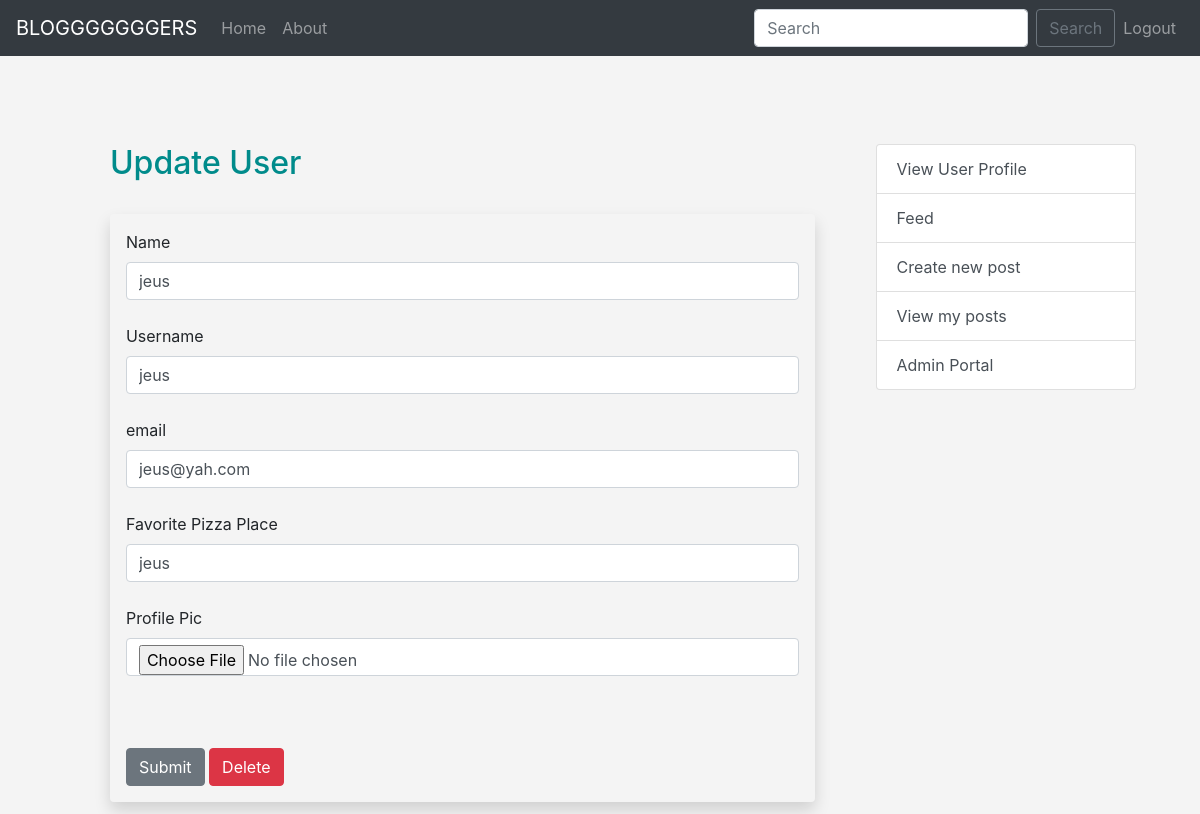
/users/update/10 (signed in), run on the app's committed database.
### app/models.py (models this page shows, shortened)
class Users(db.Model, UserMixin):
    id = db.Column(db.Integer, primary_key=True)
    username = db.Column(db.String(20), nullable=False, unique=True)
    name = db.Column(db.String(200), nullable=False)
    email = db.Column(db.String(200), nullable=False, unique=True)
    favorite_pizza_place = db.Column(db.String(200), default="You")
    date_added = db.Column(db.DateTime, default=datetime.now(timezone.utc))
    profile_pic = db.Column(db.String(), nullable=True)
    is_admin = db.Column(db.Boolean, nullable=False, default=False)
    password_hash = db.Column(db.String(128))
    posts = db.relationship('Posts', backref='poster')
    @property
    def password(self):
        raise AttributeError("password is not a readable attribute")

### app/blueprints/users.py (the view)
@users_bp.route('/update/<int:id>', methods=['GET', 'POST'])
@login_required
def update(id):
    form = UserForm()
    name_to_update = Users.query.get_or_404(id)
    if request.method == "POST":
        name_to_update.name = request.form['name']
        name_to_update.email = request.form['email']
        name_to_update.favorite_pizza_place = request.form['favorite_pizza_place']
        name_to_update.username = request.form['username']
        name_to_update.profile_pic = request.files['profile_pic']
        if request.files['profile_pic']:
            name_to_update.profile_pic = request.files['profile_pic']
            pic_filename = secure_filename(name_to_update.profile_pic.filename)
            pic_name = str(uuid.uuid1()) + "_" + pic_filename
            saver = request.files['profile_pic']
            name_to_update.profile_pic = pic_name
            try:
                db.session.commit()
                saver.save(os.path.join(current_app.config['UPLOAD_FOLDER'], pic_name))
                flash("User Updated Successfully!")
                return render_template("dashboard.html")
            except BaseException:
                flash("ERROR! TRY AGAIN!")
                return render_template('users/update.html', form=form, name_to_update=name_to_update)
        else:
            try:
                name_to_update.profile_pic = None
                db.session.commit()
                flash("User updated!!")
                return render_template('dashboard.html')
            except BaseException:
                flash("ERROR! TRY AGAIN!")
                return render_template('users/update.html', form=form, name_to_update=name_to_update)
    else:
        return render_template('users/update.html', form=form, name_to_update=name_to_update,id=id)

### app/forms.py
class UserForm(FlaskForm):
    name = StringField("Name", validators=[DataRequired()])
    username = StringField("Username", validators=[DataRequired()])
    email = StringField("email", validators=[DataRequired(), Email()])
    favorite_pizza_place = StringField("Favorite Pizza Place")
    password = PasswordField('Password', validators=[DataRequired(), EqualTo('password2', message='Passwords must match!')])
    password2 = PasswordField('Confirm Password', validators=[DataRequired()])
    profile_pic = FileField("Profile Pic")
    submit = SubmitField("Submit")

class SearchForm(FlaskForm):
    searched = StringField("Searched", validators=[DataRequired()])
    submit = SubmitField("Submit")

### app/blueprints/general.py (called while the page is built)
@login_manager.user_loader
def load_user(user_id):
    return Users.query.get(int(user_id))

@general_bp.app_context_processor
def base():
    form = SearchForm()
    return dict(form=form)

### app/templates/users/update.html (shortened to what this page needs)
{% extends 'base.html' %}
{% block content %}
{% if id == current_user.id or current_user.is_admin %}
    <h1> Update User</h1>
    <br/>
    <div class="shadow p-3 mb-5 bg-body-tertiary rounded">
    <form action="{{url_for('users.update',id=id)}}" method="POST" enctype="multipart/form-data">
        {{form.name.label(class="form-label")}}
        {{form.name(class="form-control", value=name_to_update.name)}}
        <br>
        {{form.username.label(class="form-label")}}
        {{form.username(class="form-control", value=name_to_update.username)}}
        <br>
        {{form.email.label(class="form-label")}}
        {{form.email(class="form-control", value=name_to_update.email)}}
        <br>
         {{form.favorite_pizza_place.label(class="form-label")}}
        {{form.favorite_pizza_place(class="form-control", value=name_to_update.favorite_pizza_place)}}
     {{form.profile_pic.label(class="form-label")}}
      {{form.profile_pic(class="form-control", value=name_to_update.profile_pic)}}
        <br>
<br><br>
    {{form.submit(class="btn btn-secondary")}}
    <a class="btn btn-danger" href="{{url_for('users.delete',id=id)}}">Delete</a>
    </form>
    </div>
    {% endif %}
{% endblock %}

### app/static/css/styles.css (style rules this page uses)
h1 { color: darkcyan; font-size: 2em; }
body { background: #f4f4f4; }

### data on the page
Users: name "jeus", username "jeus", email "jeus@yah.com", favorite_pizza_place "jeus"
